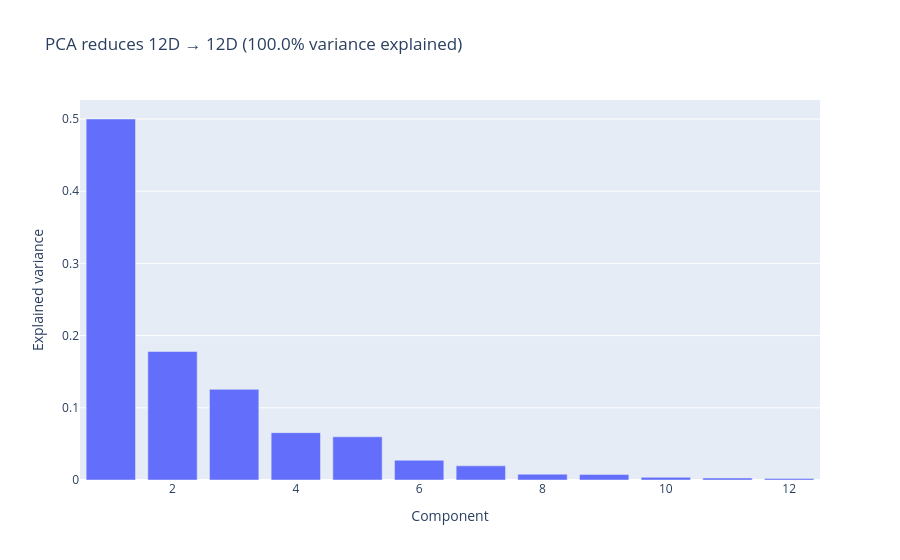

Notebook cell for this chart:
### Code cell
pca = kairo.compute_pca(std_features, num_components=None)
pca_plot = kairo.plot_pca_variances(pca)
pca_plot.show()
#pca

### Figure 1 — Plotly figure (JSON) as saved in the notebook; plotly's stock layout.template omitted (floating-point values rounded to 4 significant figures)
{"data": [{"hovertemplate": "Component=%{x}<br>Explained variance=%{y}<extra></extra>", "legendgroup": "", "marker": {"color": "#636efa", "pattern": {"shape": ""}}, "name": "", "orientation": "v", "showlegend": false, "textposition": "auto", "type": "bar", "x": [1, 2, 3, 4, 5, 6, 7, 8, 9, 10, 11, 12], "xaxis": "x", "y": [0.5, 0.178, 0.1256, 0.0656, 0.05984, 0.02732, 0.01956, 0.008067, 0.007545, 0.003637, 0.00269, 0.002188], "yaxis": "y"}], "layout": {"barmode": "relative", "legend": {"tracegroupgap": 0}, "title": {"text": "PCA reduces 12D → 12D (100.0% variance explained)"}, "xaxis": {"anchor": "y", "domain": [0, 1], "title": {"text": "Component"}}, "yaxis": {"anchor": "x", "domain": [0, 1], "title": {"text": "Explained variance"}}}}
